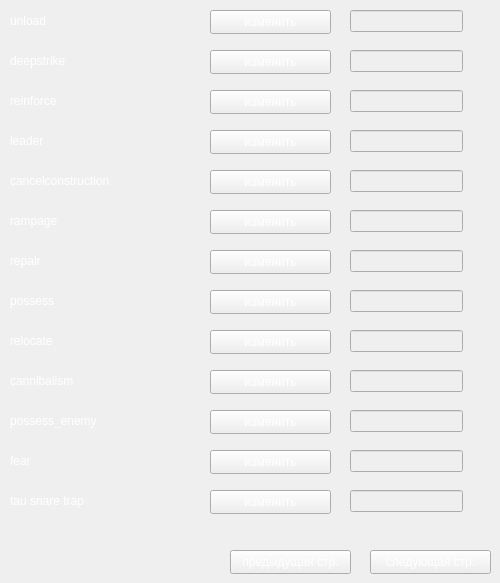
      <widget class="QWidget" name="G_page_taskCom_2">
       <widget class="QPushButton" name="pushChange_210">
        <property name="geometry">
         <rect>
          <x>210</x>
          <y>10</y>
          <width>121</width>
          <height>24</height>
         </rect>
        </property>
        <property name="styleSheet">
         <string notr="true">color:#fff</string>
        </property>
        <property name="text">
         <string>изменить</string>
        </property>
       </widget>
       <widget class="QLineEdit" name="line_unload">
        <property name="enabled">
         <bool>false</bool>
        </property>
        <property name="geometry">
         <rect>
          <x>350</x>
          <y>10</y>
          <width>113</width>
          <height>22</height>
         </rect>
        </property>
        <property name="font">
         <font>
          <pointsize>12</pointsize>
         </font>
        </property>
        <property name="styleSheet">
         <string notr="true">color:#fff</string>
        </property>
        <property name="text">
         <string/>
        </property>
        <property name="alignment">
         <set>Qt::AlignCenter</set>
        </property>
       </widget>
       <widget class="QLabel" name="guard_thermo_generator_174">
        <property name="geometry">
         <rect>
          <x>10</x>
          <y>10</y>
          <width>181</width>
          <height>21</height>
         </rect>
        </property>
        <property name="styleSheet">
         <string notr="true">color:#fff</string>
        </property>
        <property name="text">
         <string>unload</string>
        </property>
       </widget>
       <widget class="QLabel" name="guard_thermo_generator_175">
        <property name="geometry">
         <rect>
          <x>10</x>
          <y>50</y>
          <width>181</width>
          <height>21</height>
         </rect>
        </property>
        <property name="styleSheet">
         <string notr="true">color:#fff</string>
        </property>
        <property name="text">
         <string>deepstrike</string>
        </property>
       </widget>
       <widget class="QLineEdit" name="line_deepstrike">
        <property name="enabled">
         <bool>false</bool>
        </property>
        <property name="geometry">
         <rect>
          <x>350</x>
          <y>50</y>
          <width>113</width>
          <height>22</height>
         </rect>
        </property>
        <property name="font">
         <font>
          <pointsize>12</pointsize>
         </font>
        </property>
        <property name="styleSheet">
         <string notr="true">color:#fff</string>
        </property>
        <property name="text">
         <string/>
        </property>
        <property name="alignment">
         <set>Qt::AlignCenter</set>
        </property>
       </widget>
       <widget class="QPushButton" name="pushChange_211">
        <property name="geometry">
         <rect>
          <x>210</x>
          <y>50</y>
          <width>121</width>
          <height>24</height>
         </rect>
        </property>
        <property name="styleSheet">
         <string notr="true">color:#fff</string>
        </property>
        <property name="text">
         <string>изменить</string>
        </property>
       </widget>
       <widget class="QLabel" name="guard_thermo_generator_176">
        <property name="geometry">
         <rect>
          <x>10</x>
          <y>90</y>
          <width>181</width>
          <height>21</height>
         </rect>
        </property>
        <property name="styleSheet">
         <string notr="true">color:#fff</string>
        </property>
        <property name="text">
         <string>reinforce</string>
        </property>
       </widget>
       <widget class="QLineEdit" name="line_reinforce">
        <property name="enabled">
         <bool>false</bool>
        </property>
        <property name="geometry">
         <rect>
          <x>350</x>
          <y>90</y>
          <width>113</width>
          <height>22</height>
         </rect>
        </property>
        <property name="font">
         <font>
          <pointsize>12</pointsize>
         </font>
        </property>
        <property name="styleSheet">
         <string notr="true">color:#fff</string>
        </property>
        <property name="text">
         <string/>
        </property>
        <property name="alignment">
         <set>Qt::AlignCenter</set>
        </property>
       </widget>
       <widget class="QPushButton" name="pushChange_212">
        <property name="geometry">
         <rect>
          <x>210</x>
          <y>90</y>
          <width>121</width>
          <height>24</height>
         </rect>
        </property>
        <property name="styleSheet">
         <string notr="true">color:#fff</string>
        </property>
        <property name="text">
         <string>изменить</string>
        </property>
       </widget>
       <widget class="QLabel" name="guard_thermo_generator_177">
        <property name="geometry">
         <rect>
          <x>10</x>
          <y>130</y>
          <width>181</width>
          <height>21</height>
         </rect>
        </property>
        <property name="styleSheet">
         <string notr="true">color:#fff</string>
        </property>
        <property name="text">
         <string>leader</string>
        </property>
       </widget>
       <widget class="QLineEdit" name="line_leader">
        <property name="enabled">
         <bool>false</bool>
        </property>
        <property name="geometry">
         <rect>
          <x>350</x>
          <y>130</y>
          <width>113</width>
          <height>22</height>
         </rect>
        </property>
        <property name="font">
         <font>
          <pointsize>12</pointsize>
         </font>
        </property>
        <property name="styleSheet">
         <string notr="true">color:#fff</string>
        </property>
        <property name="text">
         <string/>
        </property>
        <property name="alignment">
         <set>Qt::AlignCenter</set>
        </property>
       </widget>
       <widget class="QPushButton" name="pushChange_213">
        <property name="geometry">
         <rect>
          <x>210</x>
          <y>130</y>
          <width>121</width>
          <height>24</height>
         </rect>
        </property>
        <property name="styleSheet">
         <string notr="true">color:#fff</string>
        </property>
        <property name="text">
         <string>изменить</string>
        </property>
       </widget>
       <widget class="QLabel" name="guard_thermo_generator_178">
        <property name="geometry">
         <rect>
          <x>10</x>
          <y>170</y>
          <width>181</width>
          <height>21</height>
         </rect>
        </property>
        <property name="styleSheet">
         <string notr="true">color:#fff</string>
        </property>
        <property name="text">
         <string>cancelconstruction</string>
        </property>
       </widget>
       <widget class="QLineEdit" name="line_cancelconstruction">
        <property name="enabled">
         <bool>false</bool>
        </property>
        <property name="geometry">
         <rect>
          <x>350</x>
          <y>170</y>
          <width>113</width>
          <height>22</height>
         </rect>
        </property>
        <property name="font">
         <font>
          <pointsize>12</pointsize>
         </font>
        </property>
        <property name="styleSheet">
         <string notr="true">color:#fff</string>
        </property>
        <property name="text">
         <string/>
        </property>
        <property name="alignment">
         <set>Qt::AlignCenter</set>
        </property>
       </widget>
       <widget class="QPushButton" name="pushChange_214">
        <property name="geometry">
         <rect>
          <x>210</x>
          <y>170</y>
          <width>121</width>
          <height>24</height>
         </rect>
        </property>
        <property name="styleSheet">
         <string notr="true">color:#fff</string>
        </property>
        <property name="text">
         <string>изменить</string>
        </property>
       </widget>
       <widget class="QLabel" name="guard_thermo_generator_179">
        <property name="geometry">
         <rect>
          <x>10</x>
          <y>210</y>
          <width>181</width>
          <height>21</height>
         </rect>
        </property>
        <property name="styleSheet">
         <string notr="true">color:#fff</string>
        </property>
        <property name="text">
         <string>rampage</string>
        </property>
       </widget>
       <widget class="QLineEdit" name="line_rampage">
        <property name="enabled">
         <bool>false</bool>
        </property>
        <property name="geometry">
         <rect>
          <x>350</x>
          <y>210</y>
          <width>113</width>
          <height>22</height>
         </rect>
        </property>
        <property name="font">
         <font>
          <pointsize>12</pointsize>
         </font>
        </property>
        <property name="styleSheet">
         <string notr="true">color:#fff</string>
        </property>
        <property name="text">
         <string/>
        </property>
        <property name="alignment">
         <set>Qt::AlignCenter</set>
        </property>
       </widget>
       <widget class="QPushButton" name="pushChange_215">
        <property name="geometry">
         <rect>
          <x>210</x>
          <y>210</y>
          <width>121</width>
          <height>24</height>
         </rect>
        </property>
        <property name="styleSheet">
         <string notr="true">color:#fff</string>
        </property>
        <property name="text">
         <string>изменить</string>
        </property>
       </widget>
       <widget class="QLabel" name="guard_thermo_generator_180">
        <property name="geometry">
         <rect>
          <x>10</x>
          <y>250</y>
          <width>181</width>
          <height>21</height>
         </rect>
        </property>
        <property name="styleSheet">
         <string notr="true">color:#fff</string>
        </property>
        <property name="text">
         <string>repair</string>
        </property>
       </widget>
       <widget class="QLineEdit" name="line_repair">
        <property name="enabled">
         <bool>false</bool>
        </property>
        <property name="geometry">
         <rect>
          <x>350</x>
          <y>250</y>
          <width>113</width>
          <height>22</height>
         </rect>
        </property>
        <property name="font">
         <font>
          <pointsize>12</pointsize>
         </font>
        </property>
        <property name="styleSheet">
         <string notr="true">color:#fff</string>
        </property>
        <property name="text">
         <string/>
        </property>
        <property name="alignment">
         <set>Qt::AlignCenter</set>
        </property>
       </widget>
       <widget class="QPushButton" name="pushChange_216">
        <property name="geometry">
         <rect>
          <x>210</x>
          <y>250</y>
          <width>121</width>
          <height>24</height>
         </rect>
        </property>
        <property name="styleSheet">
         <string notr="true">color:#fff</string>
        </property>
        <property name="text">
         <string>изменить</string>
        </property>
       </widget>
       <widget class="QLabel" name="guard_thermo_generator_181">
        <property name="geometry">
         <rect>
          <x>10</x>
          <y>290</y>
          <width>181</width>
          <height>21</height>
         </rect>
        </property>
        <property name="styleSheet">
         <string notr="true">color:#fff</string>
        </property>
        <property name="text">
         <string>possess</string>
        </property>
       </widget>
       <widget class="QLineEdit" name="line_possess">
        <property name="enabled">
         <bool>false</bool>
        </property>
        <property name="geometry">
         <rect>
          <x>350</x>
          <y>290</y>
          <width>113</width>
          <height>22</height>
         </rect>
        </property>
        <property name="font">
         <font>
          <pointsize>12</pointsize>
         </font>
        </property>
        <property name="styleSheet">
         <string notr="true">color:#fff</string>
        </property>
        <property name="text">
         <string/>
        </property>
        <property name="alignment">
         <set>Qt::AlignCenter</set>
        </property>
       </widget>
       <widget class="QPushButton" name="pushChange_217">
        <property name="geometry">
         <rect>
          <x>210</x>
          <y>290</y>
          <width>121</width>
          <height>24</height>
         </rect>
        </property>
        <property name="styleSheet">
         <string notr="true">color:#fff</string>
        </property>
        <property name="text">
         <string>изменить</string>
        </property>
       </widget>
       <widget class="QLabel" name="guard_thermo_generator_182">
        <property name="geometry">
         <rect>
          <x>10</x>
          <y>330</y>
          <width>181</width>
          <height>21</height>
         </rect>
        </property>
        <property name="styleSheet">
         <string notr="true">color:#fff</string>
        </property>
        <property name="text">
         <string>relocate</string>
        </property>
       </widget>
       <widget class="QLineEdit" name="line_relocate">
        <property name="enabled">
         <bool>false</bool>
        </property>
        <property name="geometry">
         <rect>
          <x>350</x>
          <y>330</y>
          <width>113</width>
          <height>22</height>
         </rect>
        </property>
        <property name="font">
         <font>
          <pointsize>12</pointsize>
         </font>
        </property>
        <property name="styleSheet">
         <string notr="true">color:#fff</string>
        </property>
        <property name="text">
         <string/>
        </property>
        <property name="alignment">
         <set>Qt::AlignCenter</set>
        </property>
       </widget>
       <widget class="QPushButton" name="pushChange_218">
        <property name="geometry">
         <rect>
          <x>210</x>
          <y>330</y>
          <width>121</width>
          <height>24</height>
         </rect>
        </property>
        <property name="styleSheet">
         <string notr="true">color:#fff</string>
        </property>
        <property name="text">
         <string>изменить</string>
        </property>
       </widget>
       <widget class="QLabel" name="guard_thermo_generator_183">
        <property name="geometry">
         <rect>
          <x>10</x>
          <y>370</y>
          <width>181</width>
          <height>21</height>
         </rect>
        </property>
        <property name="styleSheet">
         <string notr="true">color:#fff</string>
        </property>
        <property name="text">
         <string>cannibalism</string>
        </property>
       </widget>
       <widget class="QLineEdit" name="line_cannibalism">
        <property name="enabled">
         <bool>false</bool>
        </property>
        <property name="geometry">
         <rect>
          <x>350</x>
          <y>370</y>
          <width>113</width>
          <height>22</height>
         </rect>
        </property>
        <property name="font">
         <font>
          <pointsize>12</pointsize>
         </font>
        </property>
        <property name="styleSheet">
         <string notr="true">color:#fff</string>
        </property>
        <property name="text">
         <string/>
        </property>
        <property name="alignment">
         <set>Qt::AlignCenter</set>
        </property>
       </widget>
       <widget class="QPushButton" name="pushChange_219">
        <property name="geometry">
         <rect>
          <x>210</x>
          <y>370</y>
          <width>121</width>
          <height>24</height>
         </rect>
        </property>
        <property name="styleSheet">
         <string notr="true">color:#fff</string>
        </property>
        <property name="text">
         <string>изменить</string>
        </property>
       </widget>
       <widget class="QLabel" name="guard_thermo_generator_184">
        <property name="geometry">
         <rect>
          <x>10</x>
          <y>410</y>
          <width>181</width>
          <height>21</height>
         </rect>
        </property>
        <property name="styleSheet">
         <string notr="true">color:#fff</string>
        </property>
        <property name="text">
         <string>possess_enemy</string>
        </property>
       </widget>
       <widget class="QLineEdit" name="line_possess_enemy">
        <property name="enabled">
         <bool>false</bool>
        </property>
        <property name="geometry">
         <rect>
          <x>350</x>
          <y>410</y>
          <width>113</width>
          <height>22</height>
         </rect>
        </property>
        <property name="font">
         <font>
          <pointsize>12</pointsize>
         </font>
        </property>
        <property name="styleSheet">
         <string notr="true">color:#fff</string>
        </property>
        <property name="text">
         <string/>
        </property>
        <property name="alignment">
         <set>Qt::AlignCenter</set>
        </property>
       </widget>
       <widget class="QPushButton" name="pushChange_220">
        <property name="geometry">
         <rect>
          <x>210</x>
          <y>410</y>
          <width>121</width>
          <height>24</height>
         </rect>
        </property>
        <property name="styleSheet">
         <string notr="true">color:#fff</string>
        </property>
        <property name="text">
         <string>изменить</string>
        </property>
       </widget>
       <widget class="QLabel" name="guard_thermo_generator_185">
        <property name="geometry">
         <rect>
          <x>10</x>
          <y>450</y>
          <width>181</width>
          <height>21</height>
         </rect>
        </property>
        <property name="styleSheet">
         <string notr="true">color:#fff</string>
        </property>
        <property name="text">
         <string>fear</string>
        </property>
       </widget>
       <widget class="QLineEdit" name="line_fear">
        <property name="enabled">
         <bool>false</bool>
        </property>
        <property name="geometry">
         <rect>
          <x>350</x>
          <y>450</y>
          <width>113</width>
          <height>22</height>
         </rect>
        </property>
        <property name="font">
         <font>
          <pointsize>12</pointsize>
         </font>
        </property>
        <property name="styleSheet">
         <string notr="true">color:#fff</string>
        </property>
        <property name="text">
         <string/>
        </property>
        <property name="alignment">
         <set>Qt::AlignCenter</set>
        </property>
       </widget>
       <widget class="QPushButton" name="pushChange_221">
        <property name="geometry">
         <rect>
          <x>210</x>
          <y>450</y>
          <width>121</width>
          <height>24</height>
         </rect>
        </property>
        <property name="styleSheet">
         <string notr="true">color:#fff</string>
        </property>
        <property name="text">
         <string>изменить</string>
        </property>
       </widget>
       <widget class="QLabel" name="guard_thermo_generator_186">
        <property name="geometry">
         <rect>
          <x>10</x>
          <y>490</y>
          <width>181</width>
          <height>21</height>
         </rect>
        </property>
        <property name="styleSheet">
         <string notr="true">color:#fff</string>
        </property>
        <property name="text">
         <string>tau snare trap</string>
        </property>
       </widget>
       <widget class="QLineEdit" name="line_tau_snare_trap">
        <property name="enabled">
         <bool>false</bool>
        </property>
        <property name="geometry">
         <rect>
          <x>350</x>
          <y>490</y>
          <width>113</width>
          <height>22</height>
         </rect>
        </property>
        <property name="font">
         <font>
          <pointsize>12</pointsize>
         </font>
        </property>
        <property name="styleSheet">
         <string notr="true">color:#fff</string>
        </property>
        <property name="text">
         <string/>
        </property>
        <property name="alignment">
         <set>Qt::AlignCenter</set>
        </property>
       </widget>
       <widget class="QPushButton" name="pushChange_222">
        <property name="geometry">
         <rect>
          <x>210</x>
          <y>490</y>
          <width>121</width>
          <height>24</height>
         </rect>
        </property>
        <property name="styleSheet">
         <string notr="true">color:#fff</string>
        </property>
        <property name="text">
         <string>изменить</string>
        </property>
       </widget>
       <widget class="QPushButton" name="next_btn_10">
        <property name="geometry">
         <rect>
          <x>370</x>
          <y>550</y>
          <width>121</width>
          <height>24</height>
         </rect>
        </property>
        <property name="styleSheet">
         <string notr="true">color:#fff</string>
        </property>
        <property name="text">
         <string>следующая стр.</string>
        </property>
       </widget>
       <widget class="QPushButton" name="pred_btn_9">
        <property name="geometry">
         <rect>
          <x>230</x>
          <y>550</y>
          <width>121</width>
          <height>24</height>
         </rect>
        </property>
        <property name="styleSheet">
         <string notr="true">color:#fff</string>
        </property>
        <property name="text">
         <string>предыдущая стр.</string>
        </property>
       </widget>
      </widget>
